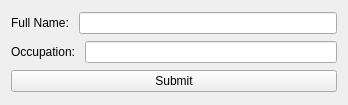
<?xml version="1.0" encoding="UTF-8"?>
<ui version="4.0">
 <class>Widget</class>
 <widget class="QWidget" name="Widget">
  <property name="geometry">
   <rect>
    <x>0</x>
    <y>0</y>
    <width>348</width>
    <height>105</height>
   </rect>
  </property>
  <property name="windowTitle">
   <string>Form</string>
  </property>
  <layout class="QVBoxLayout" name="verticalLayout">
   <item>
    <layout class="QHBoxLayout" name="horizontalLayout">
     <item>
      <widget class="QLabel" name="label">
       <property name="text">
        <string>Full Name: </string>
       </property>
      </widget>
     </item>
     <item>
      <widget class="QLineEdit" name="full_name_line_edit"/>
     </item>
    </layout>
   </item>
   <item>
    <layout class="QHBoxLayout" name="horizontalLayout_2">
     <item>
      <widget class="QLabel" name="label_2">
       <property name="text">
        <string>Occupation: </string>
       </property>
      </widget>
     </item>
     <item>
      <widget class="QLineEdit" name="occupation_line_edit"/>
     </item>
    </layout>
   </item>
   <item>
    <widget class="QPushButton" name="submit_button">
     <property name="text">
      <string>Submit</string>
     </property>
    </widget>
   </item>
  </layout>
 </widget>
 <resources/>
 <connections/>
</ui>
